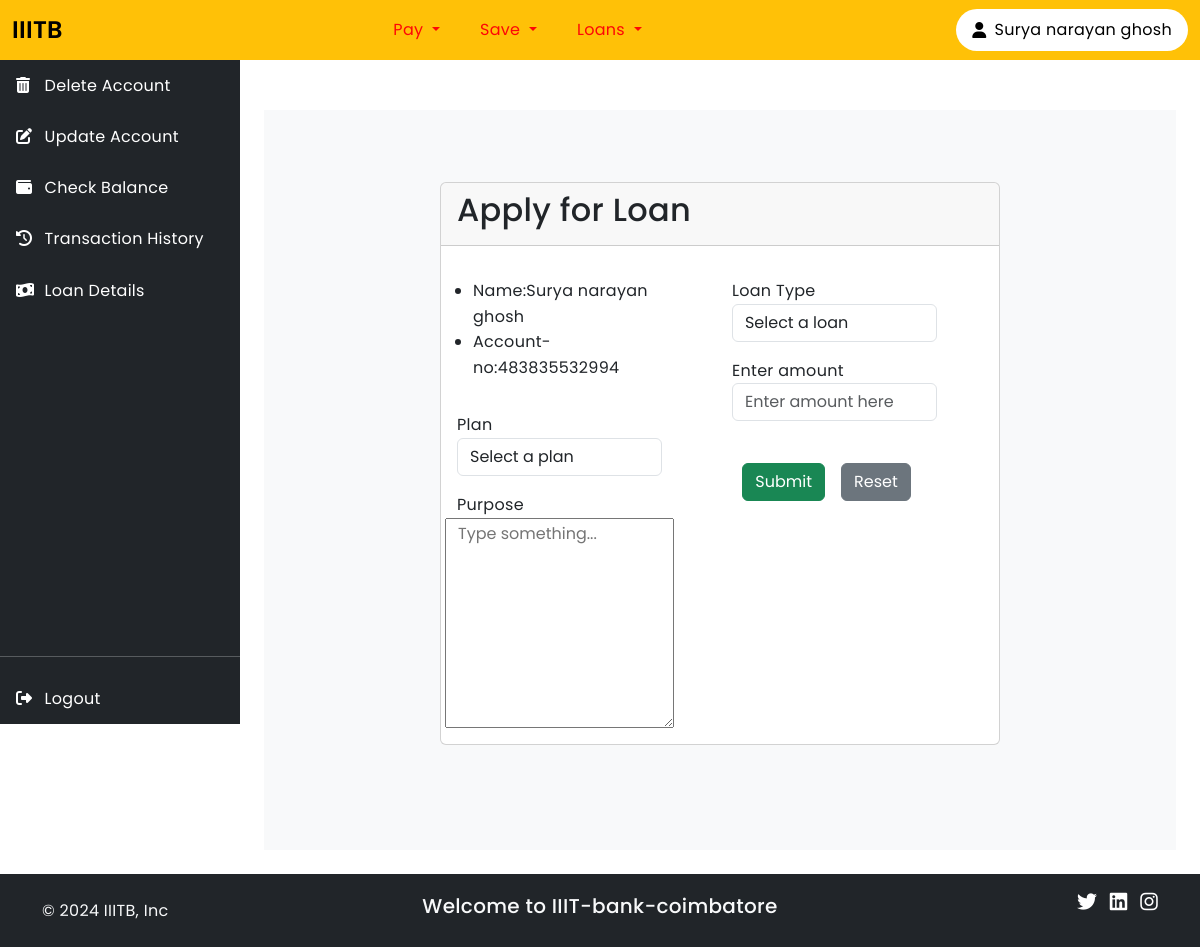
The page /loan/483835532994 on the database its author committed.
### myapp/models.py (models this page shows, shortened)
class Customer(models.Model):
    customer_id = models.AutoField(primary_key=True)
    name = models.CharField(max_length=60,null=False)
    phone_no = models.CharField(max_length=10,
                                    unique=True,
                                    validators=[
                                        RegexValidator(r'^\d{10}$')
                                    ],null=False)
    Aadhar_no = models.CharField(max_length=12,
                                    unique=True,
                                    validators=[
                                        RegexValidator(r'^\d{12}$')
                                    ],null=False)
    DOB = models.DateField()
    branch_connect = models.ForeignKey(Bank_branches,on_delete=models.CASCADE)
    account = models.OneToOneField(AccountNumber,on_delete = models.CASCADE)
    password = models.CharField(max_length = 128,null=True,blank=False,
                                validators=[
                                    RegexValidator(r'^(?=.*[a-z])(?=.*[A-Z])(?=.*\d)')
                                ])

class AccountNumber(models.Model):
    account_number = models.CharField(
        max_length=12,
        validators=[
            RegexValidator(r'^\d{12}$', 'Account number must be exactly 12 digits.')
        ],
        unique=True
    )

class Bank_branches(models.Model):
    branch_id = models.AutoField(primary_key=True)
    branch_name = models.CharField(max_length=100)
    state = models.CharField(max_length=100,null=True,blank=True)
    city = models.CharField(max_length=100,null=True,blank=True)

### myapp/views.py (the view, shortened to what this page needs)
# urls.py: path('loan/<str:account_no>',views.loan_given,name='loan'),
def loan_given(request,account_no):
    account = AccountNumber.objects.get(account_number = account_no)
    customer = Customer.objects.get(account = account)
    account_details_savings = Account.objects.get(account_number = account,account_type='savings')
    person_details = get_loan_details(account)
    transaction=""
    if person_details == None:
        details_person = loan_details(account=account,loan_count = 0,due_payments = 0,penalties = 0)
        details_person.save()
    else:
        details = loan_details.objects.get(account=account)
        score = loan_score(100,details.loan_count,details.due_payments,details.penalties)
    return render(request,'myapp/loan.html',{'customer':customer,})

### myapp/views.py (called while the page is built)
def get_loan_details(account):
    try:
        details = loan_details.objects.get(account=account)
        return details
    except loan_details.DoesNotExist:
        return None

def loan_score(base_pay,loan_count,due_payments,penalties):
    loan_score = base_pay - (loan_count*10) - (due_payments*40) - (penalties*30)
    return max(0,min(loan_score,100))

### myapp/templates/myapp/loan.html (shortened to what this page needs)
{% extends 'myapp/main.html' %}
{% block content %}
    <div class="container-fluid">
        <div class="col-md-8 offset-2">
            <div class="card mt-5">
                <div class="card-header">
                    <h2>Apply for Loan</h2>
                </div>
                <form method="post">
                <div class="card-body">
                    <div class="row">
                    <div class="col-md-5">
                        <div class="row ps-3 pt-3 ">
                            <ul>
                                <li>Name:{{customer.name}}</li>
                                <li>Account-no:{{customer.account.account_number}}</li>
                            </ul>
                        </div>
                        <div class="row pt-3">
                            <div class="form-group">
                                <label for="plan">Plan</label>
                                <select class="form-control" id="plan" name="plan">
                                    <option value="" disabled selected>Select a plan</option>
                                </select>
                            </div>
                        </div>
                        <div class="row pt-3">
                            <label for="exampleText">Purpose</label>
                            <form>
                                <textarea id="exampleText" name="text" rows="8" cols="30" placeholder="Type something..."></textarea>
                            </form>
                        </div>
                    </div>
                    <div class="col-md-5 offset-1">
                        <div class="row pt-3">
                            <div class="form-group">
                                <label for="loanType">Loan Type</label>
                                <select class="form-control" id="loanType" name="loan_type">
                                    <option value="" disabled selected>Select a loan</option>
                                </select>
                            </div>
                        </div>
                        <div class="row pt-3">
                            <label for="amount">Enter amount</label>
                            <div class="form-group">
                                <input type="text" class="form-control" name="loan_amount" id="deposit" placeholder="Enter amount here" title="Enter appropriate amount" pattern="^[0-9]+(\.[0-9]{1,2})?$"required><br>
                            </div>
                        </div>
                        <div class="row pt-3">
                            <div class="col d-flex justify-content-center">
                                <button type="submit" class="btn btn-success me-3">Submit</button>
                                <button type="reset" class="btn btn-secondary me-3">Reset</button>
                            </div>
                        </div>
                    </div>
                </div>
                </div>
                </form>
            </div>
        </div>
    </div>
{%endblock%}

### myapp/templates/myapp/main.html (shortened to what this page needs)
{% load static %}
<!DOCTYPE html>
<html lang="en">
<head>
    <link href="https://cdn.jsdelivr.net/npm/bootstrap@5.3.3/dist/css/bootstrap.min.css" rel="stylesheet">
    <link rel="stylesheet" href="https://cdnjs.cloudflare.com/ajax/libs/font-awesome/6.5.1/css/all.min.css">
</head>
<div class="container" style="height: var(--navbar-height);">
    <nav class="navbar navbar-expand-lg bg-warning fixed-top" style="height: var(--navbar-height);">
        <div class="container-fluid">
            <a class="navbar-brand" href="/main/{{customer.customer_id}}">IIITB</a>
            <div class="collapse navbar-collapse" id="navbarContent">
                <ul class="navbar-nav mx-auto">
                    <li class="nav-item dropdown">
                        <a class="nav-link dropdown-toggle me-4" href="#" data-bs-toggle="dropdown">
                            Pay
                        </a>
                    </li>
                    <li class="nav-item dropdown">
                        <a class="nav-link dropdown-toggle me-4" href="#" data-bs-toggle="dropdown">
                            Save
                        </a>
                    </li>
                    <li class="nav-item dropdown">
                        <a class="nav-link dropdown-toggle" href="#" data-bs-toggle="dropdown">
                            Loans
                        </a>
                    </li>
                </ul>
                <a href="/main/{{customer.customer_id}}" class="user-profile" data-bs-toggle="tooltip" data-bs-placement="bottom" title="Account Type: {{account.account_type}}">
                    <i class="fas fa-user"></i>
                    <span>{{customer.name}}</span>
                </a>
            </div>
        </div>
    </nav>
</div>
    <div class="d-flex flex-column p-4">
        <div class="container-fluid d-flex flex-grow-1 p-0">
            <div class="sidebar bg-dark" style="height:83vh;">
                <div class="d-flex flex-column h-100">
                    <div class="flex-grow-1">
                        <ul class="nav flex-column">
                            <li class="nav-item">
                                <a class="nav-link text-white" href="/delete/{{customer.account.account_number}}">
                                    <i class="fas fa-trash-alt"></i>
                                    <span>Delete Account</span>
                                </a>
                            </li>
                            <li class="nav-item">
                                <a class="nav-link text-white" href="/update/{{customer.account.account_number}}">
                                    <i class="fas fa-edit"></i>
                                    <span>Update Account</span>
                                </a>
                            </li>
                            <li class="nav-item">
                                <a class="nav-link text-white" href="/checkbalance/{{customer.account.account_number}}">
                                    <i class="fas fa-wallet"></i>
                                    <span>Check Balance</span>
                                </a>
                            </li>
                            <li class="nav-item">
                                <a class="nav-link text-white" href="/transaction/{{customer.account.account_number}}">
                                    <i class="fas fa-history"></i>
                                    <span>Transaction History</span>
                                </a>
                            </li>
                            <li class="nav-item">
                                <a class="nav-link text-white" href="/loan_details/{{customer.account.account_number}}">
                                    <i class="fas fa-money-bill-wave"></i>
                                    <span>Loan Details</span>
                                </a>
                            </li>
                        </ul>
                    </div>
                    <div class="mt-auto">
                        <hr class="border-light">
                        <ul class="nav flex-column">
                            <li class="nav-item">
                                <a class="nav-link text-white" href="/">
                                    <i class="fas fa-sign-out-alt"></i>
                                    <span>Logout</span>
                                </a>
                            </li>
                        </ul>
                    </div>
                </div>
            </div>
            <main class="main-content flex-grow-1 p-4">
                {% block content %}{% endblock %}
            </main>
        </div>
    </div>
        <footer class="footer bg-dark text-light py-3">
            <div class="container">
                <div class="row align-items-center">
                    <div class="col-md-4">
                        <span>&copy; 2024 IIITB, Inc</span>
                    </div>
                    <div class="col-md-4 text-center">
                        <h5>Welcome to {{customer.branch_connect.branch_name}}</h5>
                    </div>
                    <div class="col-md-4 text-end">
                        <ul class="list-inline">
                            <li class="list-inline-item">
                                <a href="#" class="text-white"><i class="fab fa-twitter fa-lg"></i></a>
                            </li>
                            <li class="list-inline-item">
                                <a href="#" class="text-white"><i class="fab fa-linkedin fa-lg"></i></a>
                            </li>
                            <li class="list-inline-item">
                                <a href="#" class="text-white"><i class="fab fa-instagram fa-lg"></i></a>
                            </li>
                        </ul>
                    </div>
                </div>
            </div>
        </footer>
</body>
</html>

### myapp/templates/myapp/main.html (style rules this page uses)
:root { --sidebar-width: 240px; --navbar-height: 60px; --primary-color: #ffc107; --dark-bg: #212529; --font-primary: 'Space Grotesk', sans-serif; --font-secondary: 'Poppins', sans-serif; --font-headings: 'Outfit', sans-serif; --font-special: 'DM Sans', sans-serif; }
.sidebar { width: var(--sidebar-width); height: calc(100vh - var(--navbar-height)); position: fixed; top: var(--navbar-height); left: 0; z-index: 1000; transition: transform 0.3s ease-in-out; }
.nav-link { padding: 0.8rem 1rem; color: rgb(253, 7, 7); transition: all 0.3s; }
.nav-link i { width: 24px; }
.main-content { margin-left: var(--sidebar-width); padding: 20px; min-height: calc(100vh - var(--navbar-height)); background-color: #f8f9fa; transition: margin 0.3s ease-in-out; }
.navbar-brand { font-weight: 600; font-size: 1.5rem; }
.footer { background-color: var(--dark-bg); color: white; padding: 1.5rem 0; }
.user-profile { display: flex; align-items: center; gap: 0.5rem; padding: 0.5rem 1rem; border-radius: 50px; background-color: rgb(255, 255, 255); color: black; text-decoration: none; transition: all 0.3s; }

### rows shown on the page
Customer: name "Surya narayan ghosh", account.account_number "483835532994", branch_connect.branch_name "IIIT-bank-coimbatore"
